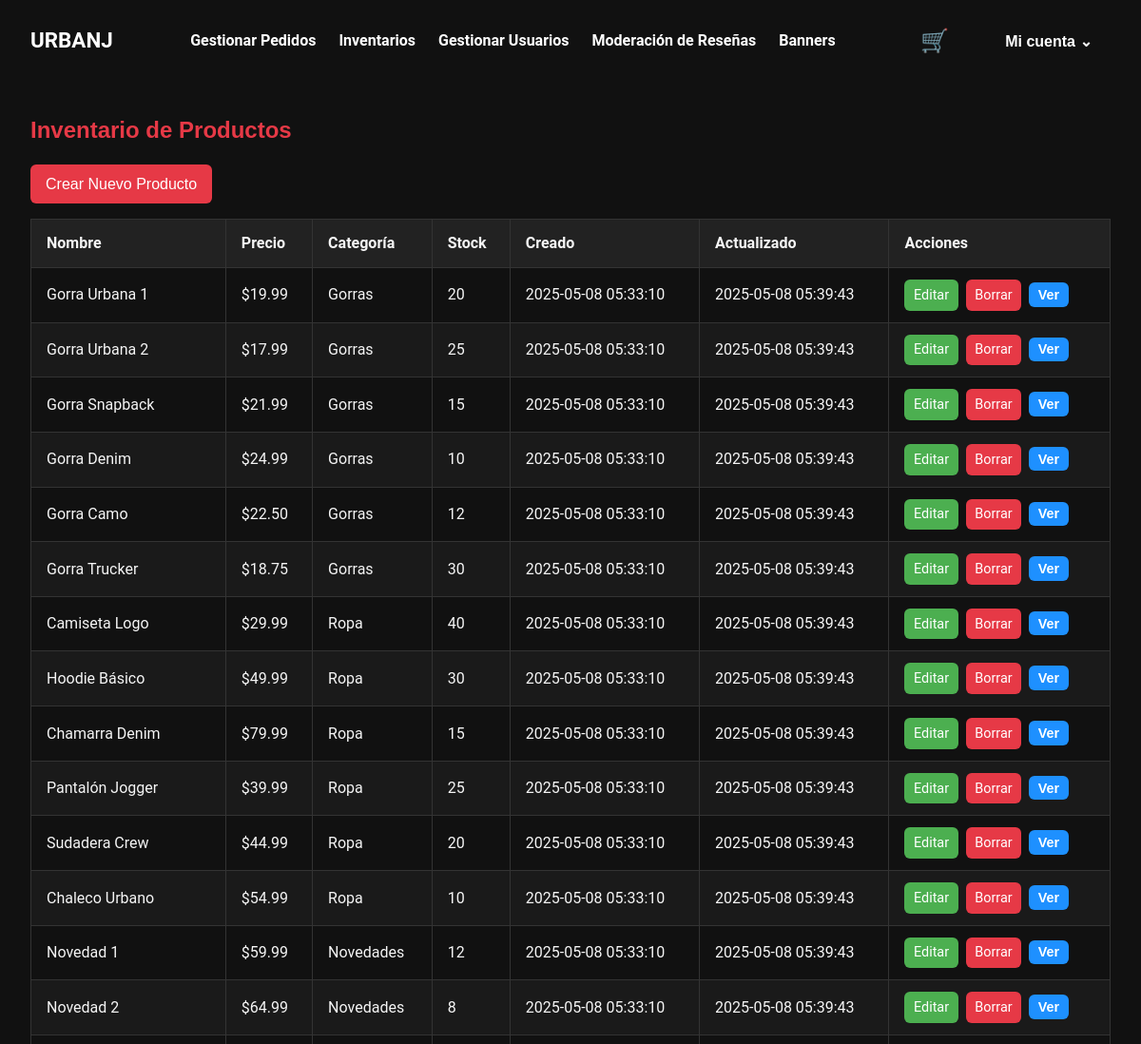
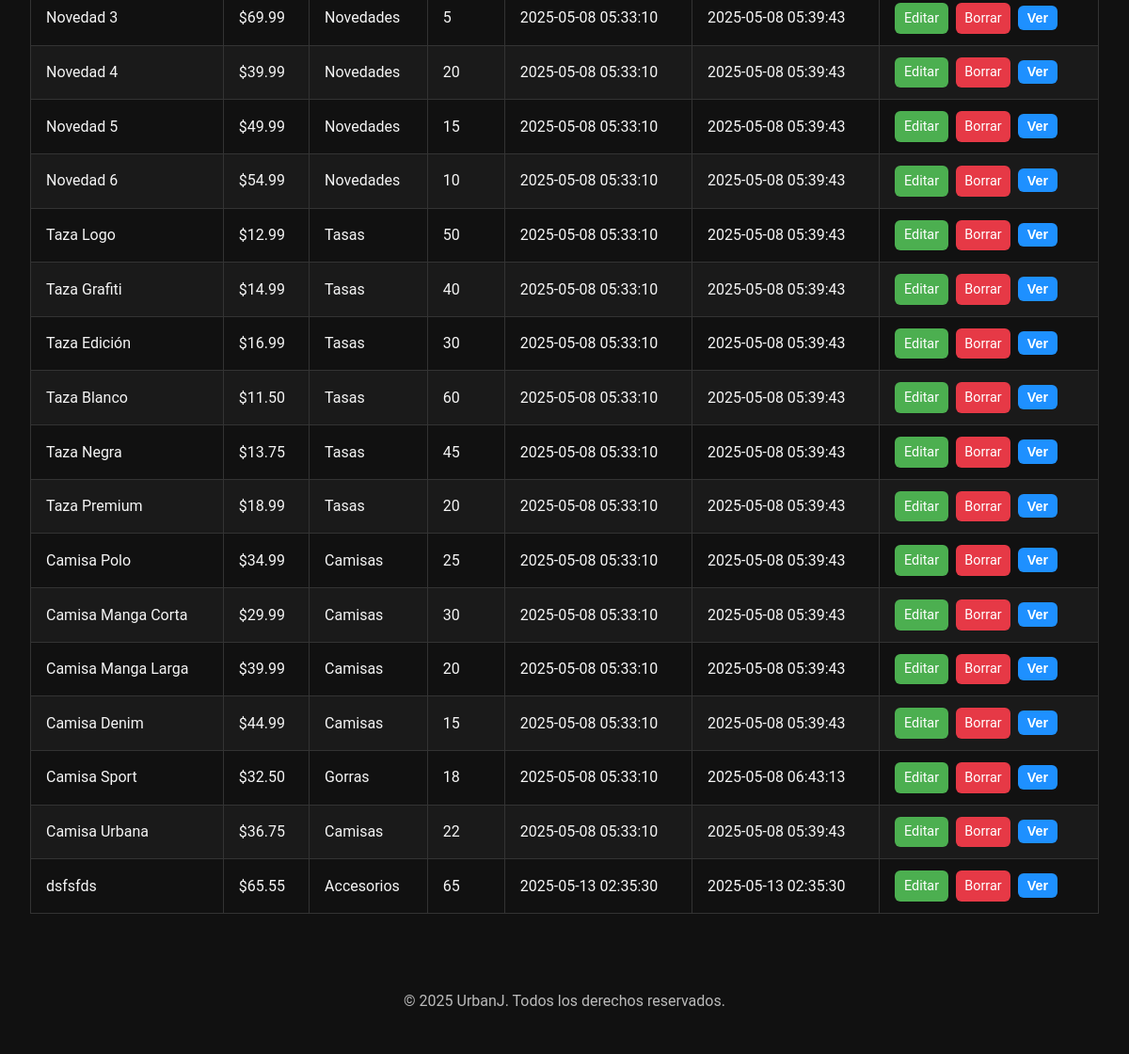
/Proyecto/inventario.php (signed in), run on the app's committed database (2 pictures, top to bottom).
### tables this page shows
CREATE TABLE `productos` (
  `id` int(11) NOT NULL,
  `nombre` varchar(150) NOT NULL,
  `descripcion` text DEFAULT NULL,
  `precio` decimal(10,2) NOT NULL,
  `categoria` enum('Gorras','Ropa','Novedades','Accesorios','Tasas','Camisas') NOT NULL,
  `stock` int(11) NOT NULL DEFAULT 0,
  `ventas` int(11) NOT NULL DEFAULT 0,
  `creado_at` timestamp NOT NULL DEFAULT current_timestamp(),
  `actualizado_at` timestamp NOT NULL DEFAULT current_timestamp() ON UPDATE current_timestamp(),
  `rating` decimal(2,1) NOT NULL DEFAULT 0.0
);

### Proyecto/inventario.php (the view, shortened to what this page needs)
<?php
require __DIR__ . '/includes/conexion.php';
$stmt = $pdo->query("SELECT * FROM productos");
$productos = $stmt->fetchAll(PDO::FETCH_ASSOC);
$stmtImgs = $pdo->query('SELECT producto_id, imagen_url FROM imagenes_producto ORDER BY orden');
$allImgs = [];
while ($r = $stmtImgs->fetch(PDO::FETCH_ASSOC)) {
    $allImgs[$r['producto_id']][] = $r['imagen_url'];
}
require __DIR__ . '/includes/header.php';
?>
<link rel="stylesheet" href="/UrbanJ/css/TablaProductos.css">
<main class="container productos-table-container">
  <h2 class="section__title">Inventario de Productos</h2>
  <a href="CrearProducto.php" class="nuevo-btn">Crear Nuevo Producto</a>
  <table class="productos-table">
    <thead>
      <tr>
        <th>Nombre</th><th>Precio</th><th>Categoría</th>
        <th>Stock</th><th>Creado</th><th>Actualizado</th><th>Acciones</th>
      </tr>
    </thead>
    <tbody>
    <?php foreach ($productos as $p): ?>
      <tr>
        <td><?= htmlspecialchars($p['nombre']) ?></td>
        <td>$<?= number_format($p['precio'], 2) ?></td>
        <td><?= htmlspecialchars($p['categoria']) ?></td>
        <td><?= (int)$p['stock'] ?></td>
        <td><?= htmlspecialchars($p['creado_at']) ?></td>
        <td><?= htmlspecialchars($p['actualizado_at']) ?></td>
        <td style="white-space: nowrap;">
          <a href="EditarProducto.php?id=<?= $p['id'] ?>" class="btn-action btn-edit">Editar</a>
          <a href="borrar_producto.php?id=<?= $p['id'] ?>"
             onclick="return confirm('¿Estás seguro de que quieres borrar este producto?')"
             class="btn-action btn-delete">Borrar</a>
          <button
            type="button"
            class="btn-action btn-view"
            data-nombre="<?= htmlspecialchars($p['nombre'], ENT_QUOTES) ?>"
            data-descripcion="<?= htmlspecialchars($p['descripcion'], ENT_QUOTES) ?>"
            data-precio="<?= number_format($p['precio'], 2) ?>"
            data-categoria="<?= htmlspecialchars($p['categoria'], ENT_QUOTES) ?>"
            data-stock="<?= (int)$p['stock'] ?>"
            data-creado="<?= htmlspecialchars($p['creado_at'], ENT_QUOTES) ?>"
            data-actualizado="<?= htmlspecialchars($p['actualizado_at'], ENT_QUOTES) ?>"
            data-imagenes='<?= htmlspecialchars(json_encode($allImgs[$p['id']] ?? []), ENT_QUOTES) ?>'
          >Ver</button>
        </td>
      </tr>
    <?php endforeach; ?>
    </tbody>
  </table>
</main>
<?php require __DIR__ . '/includes/footer.php'; ?>

### Proyecto/CSS/styles.css (style rules this page uses)
*, *::before, *::after { box-sizing: border-box; margin: 0; padding: 0; }
:root { --bg: #111; --section: #1a1a1a; --card: #222; --text: #f5f5f5; --muted: #bbb; --accent: #e63946; --font-heading: 'Oswald', sans-serif; --font-body: 'Roboto', sans-serif; --radius: 6px; --success: #4caf50; --danger: #e63946; --info: #1e90ff; }
body { background: var(--bg); color: var(--text); font-family: var(--font-body); line-height: 1.6; min-height: 100vh; padding-bottom: 2rem; }
a { color: var(--accent); text-decoration: none; }
.container { max-width: 1200px; margin: 0 auto; padding: 1rem; }
h1, h2, h3 { font-family: var(--font-heading); color: var(--accent); margin-bottom: 1rem; }
button, .btn { background-color: var(--accent); color: white; padding: 0.6rem 1.2rem; border: none; border-radius: var(--radius); cursor: pointer; font-weight: bold; font-size: 1rem; }
.btn-action { margin-right: 0.25rem; padding: 0.3rem 0.6rem; border: none; border-radius: var(--radius); color: white; font-size: 0.9rem; cursor: pointer; display: inline-block; visibility: visible; }
.btn-edit { background: var(--success); }
.btn-delete { background: var(--danger); }
.btn-view { background-color: var(--info); color: white; padding: 0.4rem 0.7rem; border: none; border-radius: var(--radius); font-size: 0.85rem; cursor: pointer; display: inline-block; visibility: visible; }

### Proyecto/css/TablaProductos.css (style rules this page uses)
:root { --bg-dark: #111; --bg-section: #1a1a1a; --header-bg: #222; --text-light: #f5f5f5; --accent: #e63946; --danger: #e63946; --success: #4caf50; --info: #1e90ff; --border: #333; --radius: 6px; }
.productos-table-container { padding: 2rem; background: var(--bg-dark); color: var(--text-light); }
.nuevo-btn { display: inline-block; margin-bottom: 1rem; padding: 0.5rem 1rem; background: var(--accent); color: #fff; text-decoration: none; border-radius: var(--radius); font-family: 'Oswald', sans-serif; }
.productos-table { width: 100%; border-collapse: collapse; }
.productos-table th, .productos-table td { padding: 0.75rem 1rem; border: 1px solid var(--border); text-align: left; }
.productos-table th { background: var(--header-bg); }
.productos-table tr:nth-child(even) { background: var(--bg-section); }
.btn-action { margin-right: 0.25rem; padding: 0.3rem 0.6rem; border: none; border-radius: var(--radius); color: #fff; font-size: 0.9rem; cursor: pointer; }
.btn-edit { background: var(--success); }
.btn-delete { background: var(--danger); }
.btn-view { background: var(--info); }

### data on the page
productos: nombre "Gorra Urbana 1", precio "19.99", categoria "Gorras", stock "20", creado_at "2025-05-08 05:33:10", actualizado_at "2025-05-08 05:39:43"
productos: nombre "Gorra Urbana 2", precio "17.99", categoria "Gorras", stock "25", creado_at "2025-05-08 05:33:10", actualizado_at "2025-05-08 05:39:43"
productos: nombre "Gorra Snapback", precio "21.99", categoria "Gorras", stock "15", creado_at "2025-05-08 05:33:10", actualizado_at "2025-05-08 05:39:43"
productos: nombre "Gorra Denim", precio "24.99", categoria "Gorras", stock "10", creado_at "2025-05-08 05:33:10", actualizado_at "2025-05-08 05:39:43"
productos: nombre "Gorra Camo", precio "22.50", categoria "Gorras", stock "12", creado_at "2025-05-08 05:33:10", actualizado_at "2025-05-08 05:39:43"
productos: nombre "Gorra Trucker", precio "18.75", categoria "Gorras", stock "30", creado_at "2025-05-08 05:33:10", actualizado_at "2025-05-08 05:39:43"
productos: nombre "Camiseta Logo", precio "29.99", categoria "Ropa", stock "40", creado_at "2025-05-08 05:33:10", actualizado_at "2025-05-08 05:39:43"
productos: nombre "Hoodie Básico", precio "49.99", categoria "Ropa", stock "30", creado_at "2025-05-08 05:33:10", actualizado_at "2025-05-08 05:39:43"
productos: nombre "Chamarra Denim", precio "79.99", categoria "Ropa", stock "15", creado_at "2025-05-08 05:33:10", actualizado_at "2025-05-08 05:39:43"
productos: nombre "Pantalón Jogger", precio "39.99", categoria "Ropa", stock "25", creado_at "2025-05-08 05:33:10", actualizado_at "2025-05-08 05:39:43"
productos: nombre "Sudadera Crew", precio "44.99", categoria "Ropa", stock "20", creado_at "2025-05-08 05:33:10", actualizado_at "2025-05-08 05:39:43"
productos: nombre "Chaleco Urbano", precio "54.99", categoria "Ropa", stock "10", creado_at "2025-05-08 05:33:10", actualizado_at "2025-05-08 05:39:43"
productos: nombre "Novedad 1", precio "59.99", categoria "Novedades", stock "12", creado_at "2025-05-08 05:33:10", actualizado_at "2025-05-08 05:39:43"
productos: nombre "Novedad 2", precio "64.99", categoria "Novedades", stock "8", creado_at "2025-05-08 05:33:10", actualizado_at "2025-05-08 05:39:43"
productos: nombre "Novedad 3", precio "69.99", categoria "Novedades", stock "5", creado_at "2025-05-08 05:33:10", actualizado_at "2025-05-08 05:39:43"
productos: nombre "Novedad 4", precio "39.99", categoria "Novedades", stock "20", creado_at "2025-05-08 05:33:10", actualizado_at "2025-05-08 05:39:43"
productos: nombre "Novedad 5", precio "49.99", categoria "Novedades", stock "15", creado_at "2025-05-08 05:33:10", actualizado_at "2025-05-08 05:39:43"
productos: nombre "Novedad 6", precio "54.99", categoria "Novedades", stock "10", creado_at "2025-05-08 05:33:10", actualizado_at "2025-05-08 05:39:43"
productos: nombre "Taza Logo", precio "12.99", categoria "Tasas", stock "50", creado_at "2025-05-08 05:33:10", actualizado_at "2025-05-08 05:39:43"
productos: nombre "Taza Grafiti", precio "14.99", categoria "Tasas", stock "40", creado_at "2025-05-08 05:33:10", actualizado_at "2025-05-08 05:39:43"
productos: nombre "Taza Edición", precio "16.99", categoria "Tasas", stock "30", creado_at "2025-05-08 05:33:10", actualizado_at "2025-05-08 05:39:43"
productos: nombre "Taza Blanco", precio "11.50", categoria "Tasas", stock "60", creado_at "2025-05-08 05:33:10", actualizado_at "2025-05-08 05:39:43"
productos: nombre "Taza Negra", precio "13.75", categoria "Tasas", stock "45", creado_at "2025-05-08 05:33:10", actualizado_at "2025-05-08 05:39:43"
productos: nombre "Taza Premium", precio "18.99", categoria "Tasas", stock "20", creado_at "2025-05-08 05:33:10", actualizado_at "2025-05-08 05:39:43"
productos: nombre "Camisa Polo", precio "34.99", categoria "Camisas", stock "25", creado_at "2025-05-08 05:33:10", actualizado_at "2025-05-08 05:39:43"
productos: nombre "Camisa Manga Corta", precio "29.99", categoria "Camisas", stock "30", creado_at "2025-05-08 05:33:10", actualizado_at "2025-05-08 05:39:43"
productos: nombre "Camisa Manga Larga", precio "39.99", categoria "Camisas", stock "20", creado_at "2025-05-08 05:33:10", actualizado_at "2025-05-08 05:39:43"
productos: nombre "Camisa Denim", precio "44.99", categoria "Camisas", stock "15", creado_at "2025-05-08 05:33:10", actualizado_at "2025-05-08 05:39:43"
productos: nombre "Camisa Sport", precio "32.50", categoria "Gorras", stock "18", creado_at "2025-05-08 05:33:10", actualizado_at "2025-05-08 06:43:13"
productos: nombre "Camisa Urbana", precio "36.75", categoria "Camisas", stock "22", creado_at "2025-05-08 05:33:10", actualizado_at "2025-05-08 05:39:43"
productos: nombre "dsfsfds", precio "65.55", categoria "Accesorios", stock "65", creado_at "2025-05-13 02:35:30", actualizado_at "2025-05-13 02:35:30"
